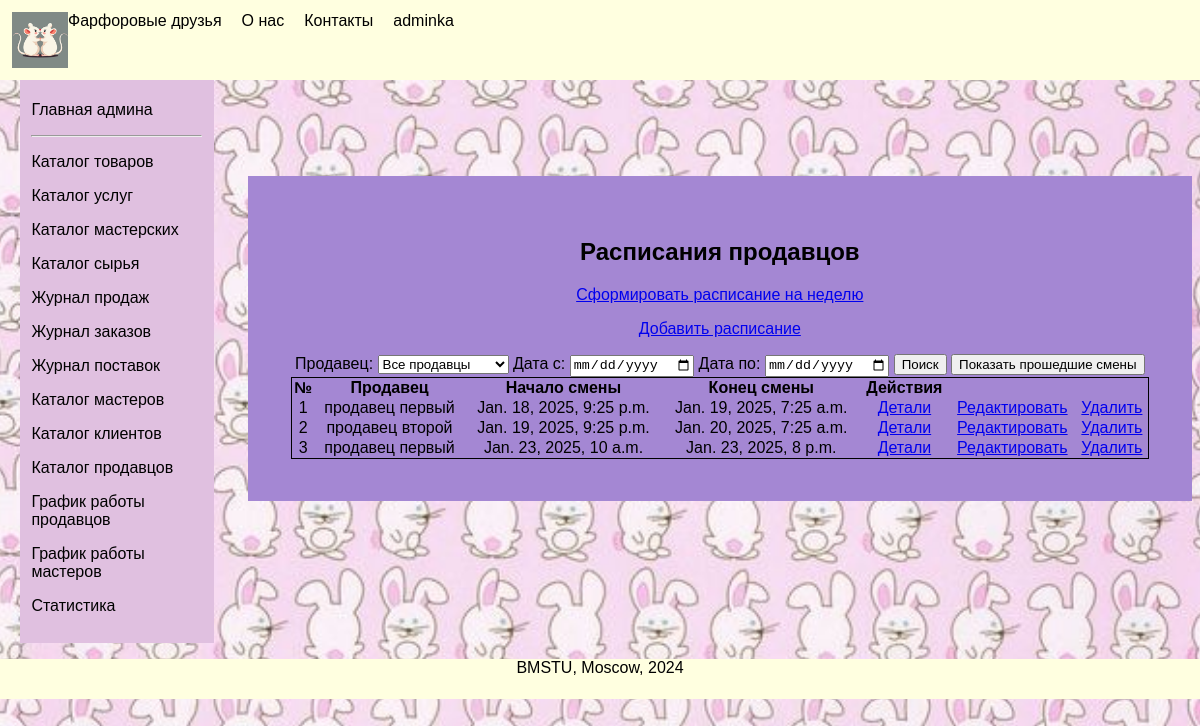
The app's page /seller_schedules/ (signed in) with its own data.
### nirs_app/models.py (models this page shows, shortened)
class User(AbstractUser):
    username = None
    first_name = models.CharField(max_length=43)
    last_name = models.CharField(max_length=43)
    email = models.EmailField(unique=True)
    phone_number = models.CharField(max_length=15)
    is_employee = models.BooleanField(default=False)
    USERNAME_FIELD = 'email'
    REQUIRED_FIELDS = ['first_name', 'last_name']

class SellerSchedule(models.Model):
    seller = models.ForeignKey(Seller, on_delete=models.DO_NOTHING)
    schedule = models.ForeignKey(Schedule, on_delete=models.DO_NOTHING)
    class Meta:
        unique_together = ('seller', 'schedule')

class Seller(models.Model):
    user = models.OneToOneField(User, on_delete=models.DO_NOTHING, related_name='seller')
    def __str__(self):
        return f'{self.user.first_name} {self.user.last_name}'

class Schedule(models.Model):
    start_time = models.DateTimeField()
    end_time = models.DateTimeField()
    duration = models.IntegerField(default=10)

### nirs_app/views.py (the view)
# urls.py: path('', views.seller_schedules_view, name='seller_schedules'),
@login_required
@user_passes_test(is_superuser)
def seller_schedules_view(request):
    seller_id = request.GET.get('seller')
    date_from = request.GET.get('date_from')
    date_to = request.GET.get('date_to')
    show_past = request.GET.get('show_past')
    q = Q()
    if seller_id:
        q &= Q(seller__id=seller_id)
    if date_from:
        q &= Q(schedule__start_time__date__gte=date_from)
    if date_to:
        q &= Q(schedule__start_time__date__lte=date_to)
    if not show_past:
         q &= Q(schedule__start_time__gte=timezone.now())
    seller_schedules = SellerSchedule.objects.filter(q).order_by('schedule__start_time')
    sellers = Seller.objects.all()
    return render(request, 'seller_schedules/seller_schedules.html', {'seller_schedules': seller_schedules, 'sellers': sellers, 'show_past': show_past})

### nirs_app/context_processors.py (called while the page is built)
def user_role(request):
    if request.user.is_authenticated:
        user = request.user
        role = get_user_role(user)
        return {'role': role}
    return {}

def get_user_role(user):
    if user.is_superuser:
        return 'админа'
    elif hasattr(user, 'seller'):
        return 'продавца'
    elif hasattr(user, 'master'):
        return 'мастера'
    elif hasattr(user, 'client'):
        return 'клиента'
    return None

### nirs_app/views.py (called while the page is built)
def is_superuser(user):
    return user.is_superuser

### nirs_app/templates/seller_schedules/seller_schedules.html (shortened to what this page needs)
{% extends "personal/user_personal.html" %}
{% load static %}
{% block content %}
    <section id="products">
        <h2>Расписания продавцов</h2>
        <p><a href="{% url 'create_seller_schedules' %}">Сформировать расписание на неделю</a></p>
        <p><a href="{% url 'seller_schedule_add' %}">Добавить расписание</a></p>
        <form method="get">
            <label for="seller">Продавец:</label>
            <select name="seller" id="seller">
                <option value="">Все продавцы</option>
            </select>
            <label for="date_from">Дата с:</label>
            <input type="date" name="date_from" id="date_from" value="{{ request.GET.date_from }}">
            <label for="date_to">Дата по:</label>
            <input type="date" name="date_to" id="date_to" value="{{ request.GET.date_to }}">
             <button type="submit">Поиск</button>
           {% if show_past %}
              <button type="submit" name="show_past" value="">Скрыть прошедшие смены</button>
           {% else %}
            <button type="submit" name="show_past" value="True">Показать прошедшие смены</button>
            {% endif %}
        </form>
        <table style="width: 100%; border-collapse: collapse; border: 1px solid black;">
            <thead>
                <tr>
                    <th>№</th>
                    <th>Продавец</th>
                    <th>Начало смены</th>
                    <th>Конец смены</th>
                    <th>Действия</th>
                </tr>
            </thead>
            <tbody>
                {% if seller_schedules %}
                {% for seller_schedule in seller_schedules %}
                <tr>
                    <td>{{ forloop.counter }}</td>
                    <td>{{ seller_schedule.seller }}</td>
                    <td>{{ seller_schedule.schedule.start_time }}</td>
                    <td>{{ seller_schedule.schedule.end_time }}</td>
                    <td><a href="{% url 'seller_schedule_detail' pk=seller_schedule.pk %}">Детали</a></td>
                   <td><a href="{% url 'seller_schedule_update' pk=seller_schedule.pk %}">Редактировать</a></td>
                   <td> <a href="{% url 'seller_schedule_delete' pk=seller_schedule.pk %}">Удалить</a></td>
                </tr>
                {% endfor %}
                {% else %}
                <tr>
                    <td colspan="4">Нет расписаний</td>
                </tr>
                {% endif %}
            </tbody>
        </table>
    </section>
{% endblock content %}

### nirs_app/templates/index.html (shortened to what this page needs)
<!DOCTYPE html>
{% load static %}
<html lang="ru">
<head>
    <link rel="stylesheet" href="{% static 'css/styles.css' %}">
</head>
<body>
    <div class="header">
        <img src="{% static "images/farfor_logo_2d.png" %}" alt="logo" >
            <a href="{% url 'home' %}">Фарфоровые друзья</a>
            <a href="{% url 'about' %}">О нас</a>
            <a href="{% url 'contacts' %}">Контакты</a>
            {% if request.user.is_authenticated %}
                <a href="{% url 'user_personal' %}">{{ request.user.first_name }}</a>
            {% else %}
                <a href="{% url 'auth' %}">Вход</a>
            {% endif %}
    </div>
    <div class="container">
        <div class="sidebar">
            {% block sidebar %}{% endblock sidebar %}
        </div>
        <div class="content">
            {% block content %}{% endblock content %}
        </div>
    </div>
    <div class="footer">
        <p>BMSTU, Moscow, 2024</p>
    </div>
</body>
</html>

### nirs_app/static/css/styles.css (style rules this page uses)
body { background-size: cover; background-repeat: repeat-y; background-position: center; height: 100vh; margin: 0; font-family: sans-serif; box-sizing: border-box; }
.header { background-color: #FFFFE0; padding: 1%; display: flex; width: 100%; height: 10%; position: fixed; text-align: center; box-sizing: border-box; }
.header a { text-decoration:dotted; color: black; margin-right: 20px; }
.footer { background-color: #FFFFE0; width: 100%; height: 5%; text-align: center; position:static; }
.container { display: flex; width: 95%; }
.sidebar { background-color: #E0C0E0; width: 15%; padding: 1%; margin-top: 6.5%; margin-left: 20px; }
.content { align-self: center; margin-top: 3%; flex: 1; padding: 3%; height: auto; text-align: center; }
#products { padding: 5%; width: 100%; height: auto; background-color: #a487d3; }

### records on screen
User: user.first_name "adminka"
SellerSchedule: seller "продавец первый", schedule.start_time "Jan. 18, 2025, 9:25 p.m.", schedule.end_time "Jan. 19, 2025, 7:25 a.m."
SellerSchedule: seller "продавец второй", schedule.start_time "Jan. 19, 2025, 9:25 p.m.", schedule.end_time "Jan. 20, 2025, 7:25 a.m."
SellerSchedule: seller "продавец первый", schedule.start_time "Jan. 23, 2025, 10 a.m.", schedule.end_time "Jan. 23, 2025, 8 p.m."
